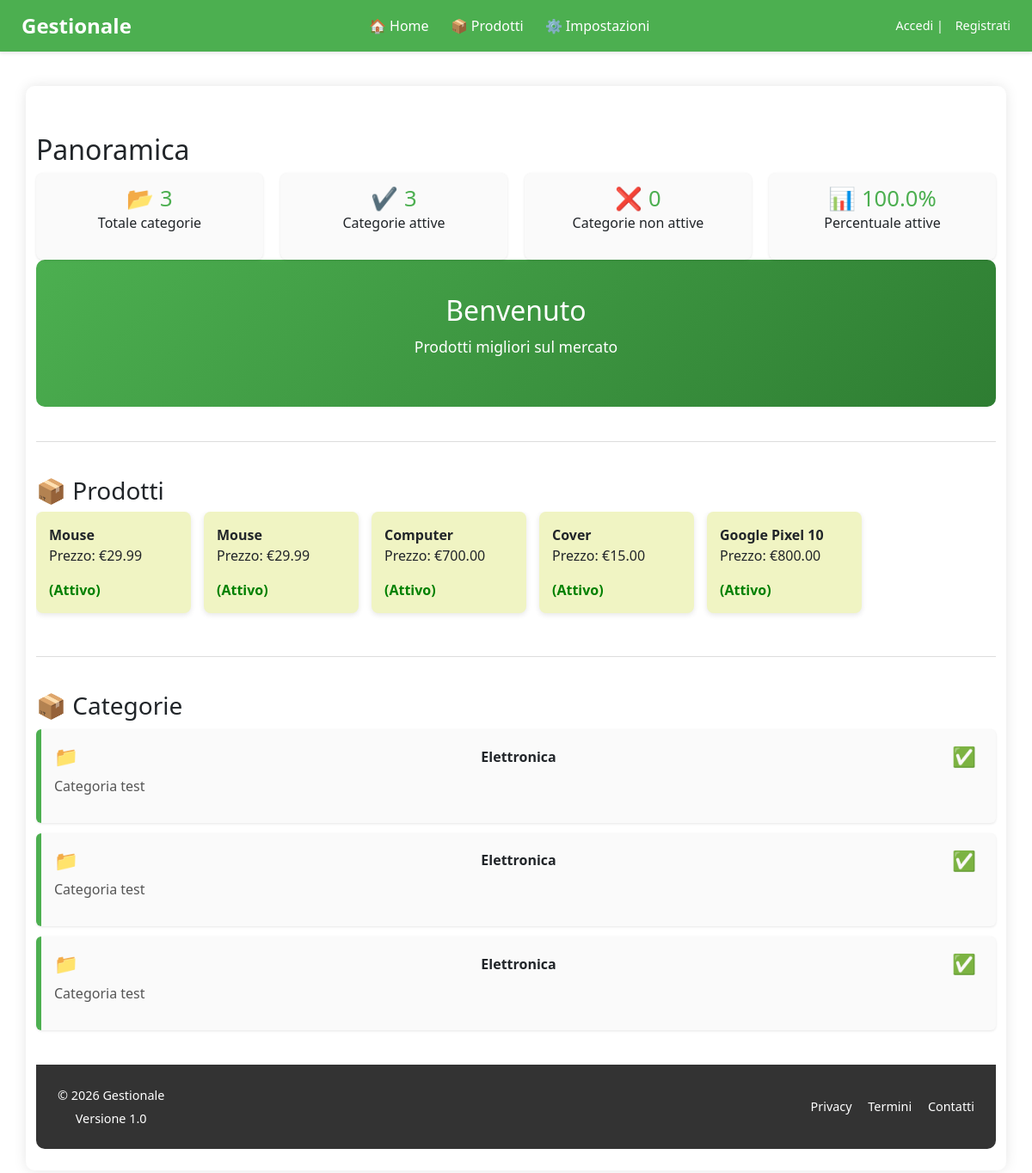
The page / on the database its author committed.
### app/models.py (models this page shows)
class Prodotto(db.Model):
    id = db.Column(db.Integer, primary_key=True)
    codice = db.Column(db.String(50), unique=True, nullable=False)
    nome = db.Column(db.String(200), nullable=False)
    descrizione = db.Column(db.Text)
    prezzo = db.Column(db.Numeric(10, 2), nullable=False)
    quantita = db.Column(db.Integer, default=0)
    attivo = db.Column(db.Boolean, default=True)
    categoria_id = db.Column(db.Integer, db.ForeignKey('categoria.id'), nullable=False)
    fornitori = db.relationship(
        'User',
        secondary=fornitore_prodotto,
        back_populates='prodotti'
    )

class Categoria(db.Model):
    id = db.Column(db.Integer, primary_key=True)
    nome = db.Column(db.String(100), nullable=False)
    descrizione = db.Column(db.Text)
    attiva = db.Column(db.Boolean, default=True)
    prodotti = db.relationship('Prodotto', backref='categoria', lazy=True)

### app/routes.py (the view)
@main.route('/')
def home():
    categorie = Categoria.query.all()
    totale_categorie, categorie_attive, categorie_non_attive, percentuale_attive = get_statistiche()
    prodotti_da_mostrare = Prodotto.query.filter_by(attivo=True).limit(5).all()
    nome_utente = "Visitatore"
    ultima = Categoria.query.order_by(Categoria.id.desc()).first()
    return render_template(
        'layout/home.html',
        nome=nome_utente,
        categorie=categorie,
        totale_categorie=totale_categorie,
        categorie_attive=categorie_attive,
        categorie_non_attive=categorie_non_attive,
        percentuale_attive=percentuale_attive,
        ultima=ultima,
        prodotti_da_mostrare=prodotti_da_mostrare
    )

### app/routes.py (called while the page is built)
def get_statistiche():
    categorie = Categoria.query.all()
    totale = len(categorie)
    attive = sum(1 for c in categorie if c.attiva)
    non_attive = totale - attive
    percentuale = round((attive / totale) * 100, 1) if totale > 0 else 0
    return totale, attive, non_attive, percentuale

### app/templates/layout/home.html (shortened to what this page needs)
{% extends 'layout/base.html' %}
{% block content %}
<div class="dashboard">
    <h2>Panoramica</h2>
    <div class="stats-grid">
        <div class="stat-box">
            <h4>📂 {{ totale_categorie }}</h4>
            <p>Totale categorie</p>
        </div>
        <div class="stat-box">
            <h4>✔️ {{ categorie_attive }}</h4>
            <p>Categorie attive</p>
        </div>
        <div class="stat-box">
            <h4>❌ {{ categorie_non_attive }}</h4>
            <p>Categorie non attive</p>
        </div>
        <div class="stat-box">
            <h4>📊 {{ percentuale_attive }}%</h4>
            <p>Percentuale attive</p>
        </div>
    </div>
</div>
    <section class="hero">
        <h2>Benvenuto</h2>
        <p>Prodotti migliori sul mercato</p>
    </section>
    <div class="section-divider"></div>
    <section style="margin-top: 40px;">
        <h3>📦 Prodotti </h3>
        {% if prodotti_da_mostrare %}
        <div style="display: flex; gap: 15px; overflow-x: auto; padding-bottom: 10px;">
            {% for prodotto in prodotti_da_mostrare %}
            <a href="{{ url_for('main.dettaglio_prodotto', id=prodotto.id) }}" style="min-width: 180px; background: #f0f4c3; border-radius: 8px; padding: 15px; text-decoration: none; color: inherit; box-shadow: 0 2px 6px rgba(0,0,0,0.1); flex-shrink: 0;">
                <strong>{{ prodotto.nome }}</strong>
                <p>Prezzo: €{{ prodotto.prezzo }}</p>
                {% if prodotto.attivo %}
                <span style="color: green; font-weight: bold;">(Attivo)</span>
                {% else %}
                <span style="color: red; font-weight: bold;">(Non attivo)</span>
                {% endif %}
            </a>
            {% endfor %}
        </div>
        {% else %}
        <p class="text-muted">Nessun prodotto in evidenza al momento.</p>
        {% endif %}
    </section>
    <div class="section-divider"></div>
    <section class="categorie-section">
        <h3>📦 Categorie</h3>
        {% if categorie %}
            <ul class="categorie-list">
                {% for cat in categorie %}
                    <li class="category-item">
                        <div class="cat-header">
                            <span class="cat-icon">📁</span>
                            <strong>{{ cat.nome }}</strong>
                            <span class="cat-icon">
                                {% if cat.attiva %}✅{% else %}❌{% endif %}
                            </span>
                        </div>
                        <p class="cat-desc">{{ cat.descrizione }}</p>
                    </li>
                {% endfor %}
            </ul>
        {% else %}
            <p class="no-cat">Nessuna categoria presente nel database.</p>
        {% endif %}
    </section>
{% endblock %}

### app/static/style.css (style rules this page uses)
body { font-family: Arial, sans-serif; margin: 0; background-color: #f4f4f4; }
.hero { background: linear-gradient(135deg, #4CAF50, #2e7d32); color: white; padding: 40px 20px; border-radius: 10px; text-align: center; margin-bottom: 30px; }
.hero h2 { margin: 0; font-size: 2rem; }
.hero p { margin-top: 10px; font-size: 1.1rem; }
.categorie-section h3 { margin-bottom: 10px; }
.categorie-list { list-style-type: none; padding: 0; }
.category-item { background: #fafafa; padding: 15px; margin-bottom: 12px; border-left: 6px solid #4CAF50; border-radius: 6px; box-shadow: 0 1px 3px rgba(0,0,0,0.1); transition: 0.2s ease; }
.cat-header { display: flex; justify-content: space-between; align-items: center; }
.cat-desc { margin-top: 5px; color: #555; }
.cat-icon { font-size: 1.4rem; margin-right: 8px; }
.section-divider { border-bottom: 1px solid #ddd; margin: 40px 0; }
.dashboard { margin-top: 30px; }
.stats-grid { display: flex; gap: 20px; flex-wrap: wrap; }
.stat-box { flex: 1; min-width: 180px; background: #fafafa; padding: 15px; border-radius: 8px; text-align: center; box-shadow: 0 1px 3px rgba(0,0,0,0.1); }
.stat-box h4 { margin: 0; font-size: 1.6rem; color: #4CAF50; }

### rows shown on the page
Prodotto: nome "Mouse", prezzo "29.99", attivo "(Attivo)"
Prodotto: nome "Mouse", prezzo "29.99", attivo "(Attivo)"
Prodotto: nome "Computer", prezzo "700.00", attivo "(Attivo)"
Prodotto: nome "Cover", prezzo "15.00", attivo "(Attivo)"
Prodotto: nome "Google Pixel 10", prezzo "800.00", attivo "(Attivo)"
Categoria: nome "Elettronica", descrizione "Categoria test"
Categoria: nome "Elettronica", descrizione "Categoria test"
Categoria: nome "Elettronica", descrizione "Categoria test"

### other values the page prints
{{ totale_categorie }} "3"
{{ categorie_attive }} "3"
{{ categorie_non_attive }} "0"
{{ percentuale_attive }} "100.0"
